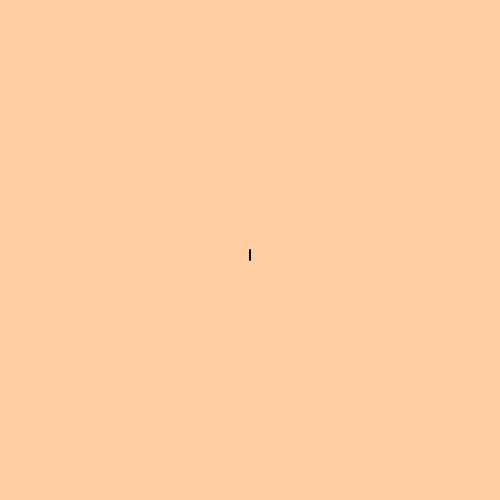
Frame 1 (no input)
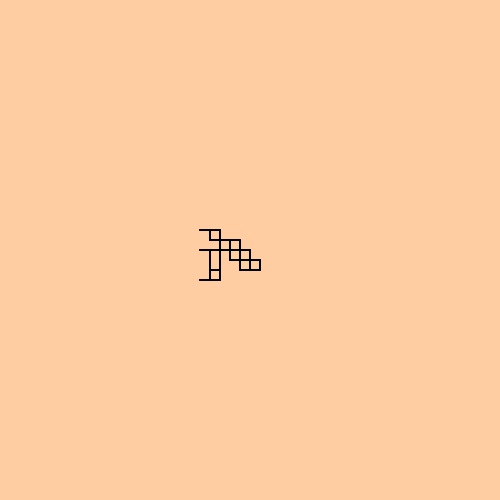
Frame 60 (no input)
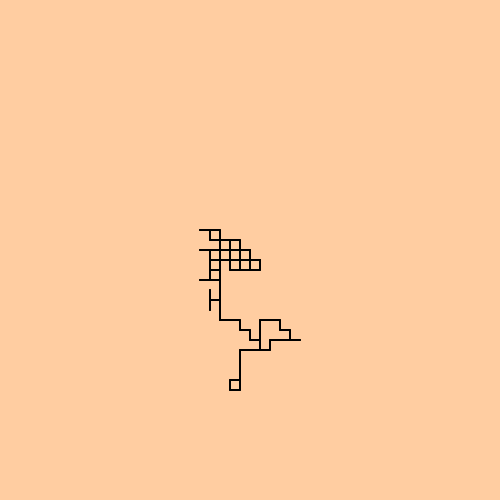
Frame 120 (the mouse pressed at the canvas centre since frame 60)

The p5.js sketch that drew these frames (run headless with seeded random() and noise() and a simulated clock; from frame 60 on, the mouse is pressed at the canvas centre):

// p5.js sketch
// ── sketch.js
//Random walk variations: Lines
//Eevi Rutanen
//10.10.2020

//First variation: lines
var x, y;
var w = 10;
function setup(){
    createCanvas(500,500);
    x = width / 2;
    y = height / 2;
    background(255, 205, 161);
    strokeWeight(2);
    stroke(0);
}
function draw(){
    var ran = random(4); 
    if(ran < 1) {
        line(x,y,x+w,y);
        x+=w;
    }
    else if(ran < 2){
        line(x,y,x-w,y);
        x-=w;
    }
    else if(ran < 3) {
        line(x,y,x,y+w);
        y+=w;
    }
    else {
        line(x,y,x,y-w);
        y-=w;
    }
    
}

//Second variation: diagonal lines

/*var x, y;
var w = 20;
function setup(){
    createCanvas(500,500);
    x = width / 2;
    y = height / 2;
    background(0);
    stroke(255);
}
function draw(){
    var ran = random(8); 
    if(ran < 1) {
        line(x,y,x+w,y);
        x+=w;
    }
    else if(ran < 2){
        line(x,y,x+w,y-w);
        x+=w;
        y-=w;
    }
    else if(ran < 3){
        line(x,y,x-w,y);
        x-=w;
    }
    else if(ran < 4){
        line(x,y,x-w,y+w);
        x-=w;
        y+=w;
    }
    else if(ran < 5) {
        line(x,y,x,y+w);
        y+=w;
    }
    else if(ran < 6) {
        line(x,y,x+w,y+w);
        y+=w;
        x+=w;
    }
    else if(ran < 7) {
        line(x,y,x-w,y-w);
        y-=w;
        x-=w;
    }
    else {
        line(x,y,x,y-w);
        y-=w;
    }
    
}*/
